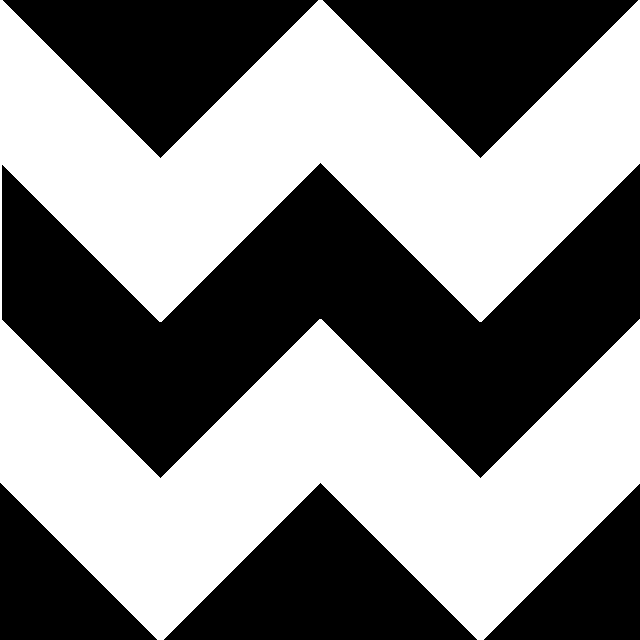
#> input picture img/input_images/zigzag_mask.png, 640 x 640 px
$ python MaxRectDetection.py
#> lines starting #> are read from the running program, lines starting #| are printed output that depends on the picture; after the words box and inside, x2 and y2 are one past the last pixel; in counts of white or black regions, pixels touching at a corner belong together
import cv2
import numpy as np
import matplotlib.pyplot as plt

def convert_image_to_binary_matrix(image_path, threshold_value=128):
#> called with image_path = 'img/input_images/zigzag_mask.png', threshold_value = 128
    original_image = cv2.imread(image_path, cv2.IMREAD_GRAYSCALE)
#> original_image: shape (640, 640); 51.6% white; 6 black regions, box (x1, y1, x2, y2) and area: (2, 163, 640, 478) 98893, (3, 0, 318, 158) 24964, (323, 0, 638, 158) 24964, (164, 483, 477, 640) 24649, (0, 483, 157, 640) 12403, (484, 484, 640, 640) 12246

    if original_image is None:
        print(f"Error: Unable to load image from path: {image_path}")
        return None, None

    _, binary_image = cv2.threshold(original_image, threshold_value, 1, cv2.THRESH_BINARY)
    return binary_image, original_image

def largestRectangleAreaWithCorners(heights):
    stack = []
    max_area = 0
    top_left = (0, 0)
    bottom_right = (0, 0)
    index = 00

    while index < len(heights):
        if not stack or heights[index] >= heights[stack[-1]]:
            stack.append(index)
            index += 1
        else:
            top_of_stack = stack.pop()
            height = heights[top_of_stack]
            width = (index - stack[-1] - 1) if stack else index
            area = height * width

            if area > max_area:
                max_area = area
                bottom_right = (index - 1, top_of_stack)
                top_left = (bottom_right[0] - width + 1, bottom_right[1] - height + 1)

    while stack:
        top_of_stack = stack.pop()
        height = heights[top_of_stack]
        width = (index - stack[-1] - 1) if stack else index
        area = height * width

        if area > max_area:
            max_area = area
            bottom_right = (index - 1, top_of_stack)
            top_left = (bottom_right[0] - width + 1, bottom_right[1] - height + 1)

    return max_area, top_left, bottom_right

def maximalRectangleWithCorners(matrix):
    if matrix is None or not matrix.any():
        print("Error: The binary matrix is empty or invalid.")
        return 0, None, None, None, None

    max_area = 0
    top_left = (0, 0)
    top_right = (0, 0)
    bottom_left = (0, 0)
    bottom_right = (0, 0)
    histogram = [0] * matrix.shape[1]
#> histogram = 640 values from 0 to 0

    for row_index, row in enumerate(matrix):
        for col_index in range(len(row)):
            histogram[col_index] = histogram[col_index] + 1 if row[col_index] == 1 else 0

        area, top_left_temp, bottom_right_temp = largestRectangleAreaWithCorners(histogram)

        if area > max_area:
            max_area = area
            top_left = (top_left_temp[0], row_index - (bottom_right_temp[1] - top_left_temp[1]) + 1)
            top_right = (bottom_right_temp[0], row_index - (bottom_right_temp[1] - top_left_temp[1]) + 1)
            bottom_left = (top_left_temp[0], row_index)
            bottom_right = (bottom_right_temp[0], row_index)
#> this loop made 640 passes
#> (area, top_left_temp, bottom_right_temp, top_right, bottom_left) on passes 4 to 12: (21, (317, 315), (323, 317), (323, 2), (317, 3)), (28, (317, 314), (323, 317), (323, 2), (317, 4)), (36, (316, 313), (324, 316), (324, 3), (316, 5)), (45, (316, 312), (324, 316), (324, 3), (316, 6)), (55, (315, 311), (325, 315), (325, 4), (315, 7)), (66, (315, 310), (325, 315), (325, 4), (315, 8)), (78, (314, 309), (326, 314), (326, 5), (314, 9)), (91, (314, 308), (326, 314), (326, 5), (314, 10)), (105, (313, 307), (327, 313), (327, 6), (313, 11))
#| Largest Rectangle Area: 13695
#| Top Left Corner: (238, 81)
#| Top Right Corner: (402, 81)
#| Bottom Left Corner: (238, 162)
#| Bottom Right Corner: (402, 162)

    return max_area, top_left, top_right, bottom_left, bottom_right

def plot_rectangle_with_points(image_path, corners, output_path):
#> called with image_path = 'img/input_images/zigzag_mask.png', output_path = 'img/output_images/out_zigzag_mask.png'
    image = cv2.imread(image_path)
#> image is the input picture: shape (640, 640, 3); 51.6% white; 6 black regions, box (x1, y1, x2, y2) and area: (2, 163, 640, 478) 98893, (3, 0, 318, 158) 24964, (323, 0, 638, 158) 24964, (164, 483, 477, 640) 24649, (0, 483, 157, 640) 12403, (484, 484, 640, 640) 12246

    if image is None:
        print(f"Error: Unable to load image from path: {image_path}")
        return

    top_left, top_right, bottom_left, bottom_right = corners

    cv2.rectangle(image, top_left, bottom_right, (0, 255, 0), 2)
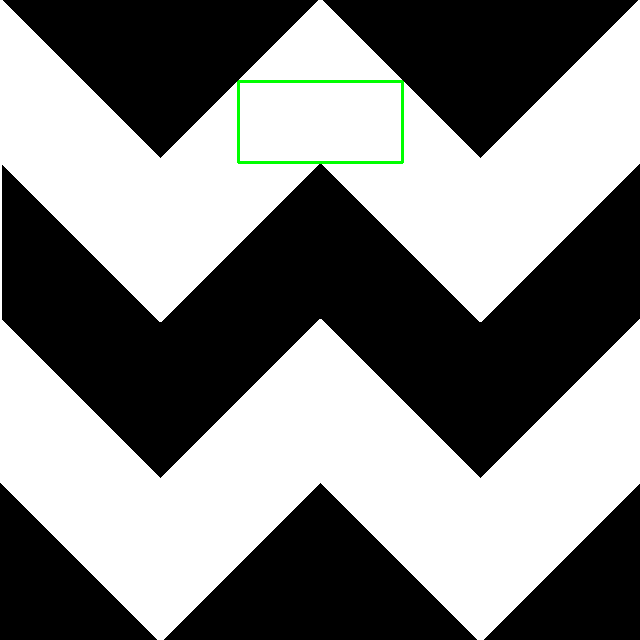
#> image: shape (640, 640, 3); 0.36% of pixels changed, all inside (x1, y1, x2, y2) = (237, 80, 404, 164)

    cv2.circle(image, top_left, 5, (0, 0, 255), -1)
#> image: shape (640, 640, 3); 0.02% of pixels changed, all inside (x1, y1, x2, y2) = (233, 76, 244, 87)
    cv2.circle(image, top_right, 5, (0, 0, 255), -1)
#> image: shape (640, 640, 3); mean B, G, R 130.7, 131.6, 130.8
    cv2.circle(image, bottom_left, 5, (0, 0, 255), -1)
#> image: shape (640, 640, 3); mean B, G, R 130.7, 131.5, 130.8
    cv2.circle(image, bottom_right, 5, (0, 0, 255), -1)
#> image: shape (640, 640, 3); mean B, G, R 130.7, 131.5, 130.9

    image_rgb = cv2.cvtColor(image, cv2.COLOR_BGR2RGB)
    plt.imshow(image_rgb)
    plt.title("Largest Rectangle with Corner Points")
    plt.show()

    if cv2.imwrite(output_path, image):
        print(f"Image saved successfully to {output_path}")
    else:
        print("Failed to save the image.")


# Example usage:
image_path = 'img/input_images/zigzag_mask.png'
output_path = 'img/output_images/out_zigzag_mask.png'

binary_matrix, original_image = convert_image_to_binary_matrix(image_path)
max_area, top_left, top_right, bottom_left, bottom_right = maximalRectangleWithCorners(binary_matrix)

if max_area > 0:
    print(f"Largest Rectangle Area: {max_area}")
    print(f"Top Left Corner: {top_left}")
    print(f"Top Right Corner: {top_right}")
    print(f"Bottom Left Corner: {bottom_left}")
    print(f"Bottom Right Corner: {bottom_right}")
    plot_rectangle_with_points(image_path, (top_left, top_right, bottom_left, bottom_right), output_path)
else:
    print("No rectangle found.")
